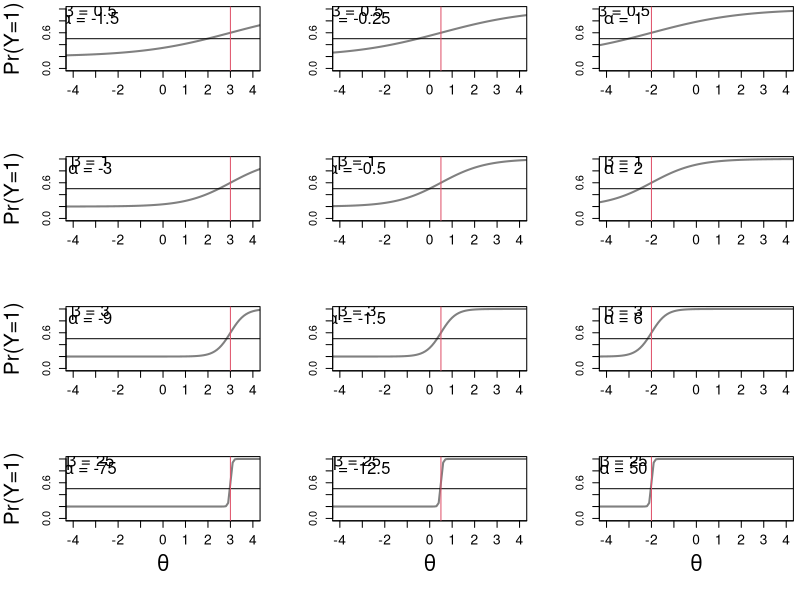

The R script that drew this image:
## RSTAN_Demo_Measurement_logit_transformation_guessing_latent_variable.R
##########################################################################
## INSTRUCTOR: Christopher Fariss
## COURSE NAME: Programming and Simulation Methods for Computational Social Science (2W)
## University of Essex Summer School 2024
##
## Date: 2024-07-22
##
## Please e-mail me if you find any errors or have and suggestions (either email is fine)
## e-mail: cjf0006@gmail.com
## e-mail: cjfariss@umich.edu
##
##########################################################################
##
## Introduction to tutorial:
##
## Think about a latent variable model without actually running one.
##
## This program is a visual look at the relationship between values along a fixed sequence that represents the distribution of the latent variable and its relationship to binary variables that are equally likely (50%-50% change).
##
## In the IRT framework, there is a latent trait theta_i.
##
## Where the subscript i = 1,... ,N indicates multiple units.
##
## y_ik is the observed value for item k for unit i.
##
## For each item alpha_k and beta_k are also estimated.
##
## alpha_k continues to act as "difficulty" parameters, or threshold that benchmarks how likely an indicator is to be observed relative to the values of the latent trait.
##
## In this formulation, this is analogous to an intercept in a traditional logistic regression model.
##
## beta_k, often referred to as the "discrimination" parameters and is the analogue of a slope coefficient.
##
## We also add the guessing parameter here. 
##
##########################################################################

## make theta a deterministic sequence (we will use each value below to calculate a range of probabilities as a function of these values and the item-discrimination and item-difficulty parameters)
theta <- seq(-5,5,.1)
n <- length(theta)

## set strength of relationship (i.e., the item discrimination)
##
## try setting this value to an positive real number
##
## as beta increases the logit curve will converge towards a set function
##
## the step function will reside over the inflection point of the logit curve
##
## the inflection point is always -(alpha/beta)
##
## because of this identity, we have to expand the intercepts below by a factor of beta
##
## the expansion below is necessary to fix the curve over the range of the standard normal density set for x above
##
#beta <- .1
#beta <- .5
#beta <- 1
#beta <- 2
#beta <- 3
#beta <- 4
#beta <- 5
#beta <- 10
#beta <- 100
#beta <- 1000
#beta <- 10000
##
## as beta approach infinity, the value along x becomes perfectly predictive of the y variables
##
#beta <- 100000


## set beta here (pick three values for beta, the item discrimination parameter)
beta <- c(.5,1,3,25)

guessing_parameter <- 1/5 ## assumes a multiple choice question with one correct answer and 5 possible choices 

par(mfrow=c(4,3), mar=c(6,5,.5,.5))
for(j in 1:length(beta)){
  ## set intercepts * an expansion factor, which is the item discrimination from above
  ## values correspond exactly to the position along the standard normal x variable
  ## specifically, these are the position along x at which point at which Pr(y=1)=.5
  alpha <- beta[j]*c(-3,-.5,2) ## the difficulty-position is scaled by beta into the difficulty parameter 
  
  # linear terms of the model
  # transform the linear xb terms using the logit function into a probability
  xb <- p <- y <- matrix(NA, nrow=n, ncol=length(alpha))
  for(i in 1:length(alpha)){
    xb[,i] <- alpha[i] + beta[j] * theta
    #p[,i] <- 1 / (1 + exp(-xb[,i]))
    p[,i] <- guessing_parameter + ((1-guessing_parameter) / (1 + exp(-xb[,i])))
    y[,i] <- rbinom(n, size=1, prob=p[,i])
  }
  
  for(i in 1:length(alpha)){
    ## graph theta values along the the x-axis
    ## x values are projected onto the probability of y using the inverse logit function of xb
    plot(theta, p[,i], xlim=c(-4.0,4.0), ylim=c(0,1), xaxt="n", xlab="", type="l", lwd=2, col=grey(.5), ylab="")
    if(j==4)mtext(side=1, expression(theta), cex=1.25, line=3)
    if(i==1)mtext(side=2, expression("Pr(Y=1)"), cex=1.25, line=3)
    A <- alpha[i]
    B <- beta[j]
    text(-3.25,.95, substitute(paste(beta, " = ", B), list(B = B)), cex=1.5)
    text(-3.25,.85, substitute(paste(alpha, " = ", A), list(A = A)), cex=1.5)
    axis(side=1, at=-5:5, cex.axis=1.25)
    abline(h=0.5)
    abline(v=-(alpha[i]/beta[j]), col=2)
    #abline(v=-((alpha[i]+log(2.75))/beta[j]), col=2, lwd=.5, lty=2)
    #abline(v=-((alpha[i]-log(2.75))/beta[j]), col=2, lwd=.5, lty=2)
  }
}



